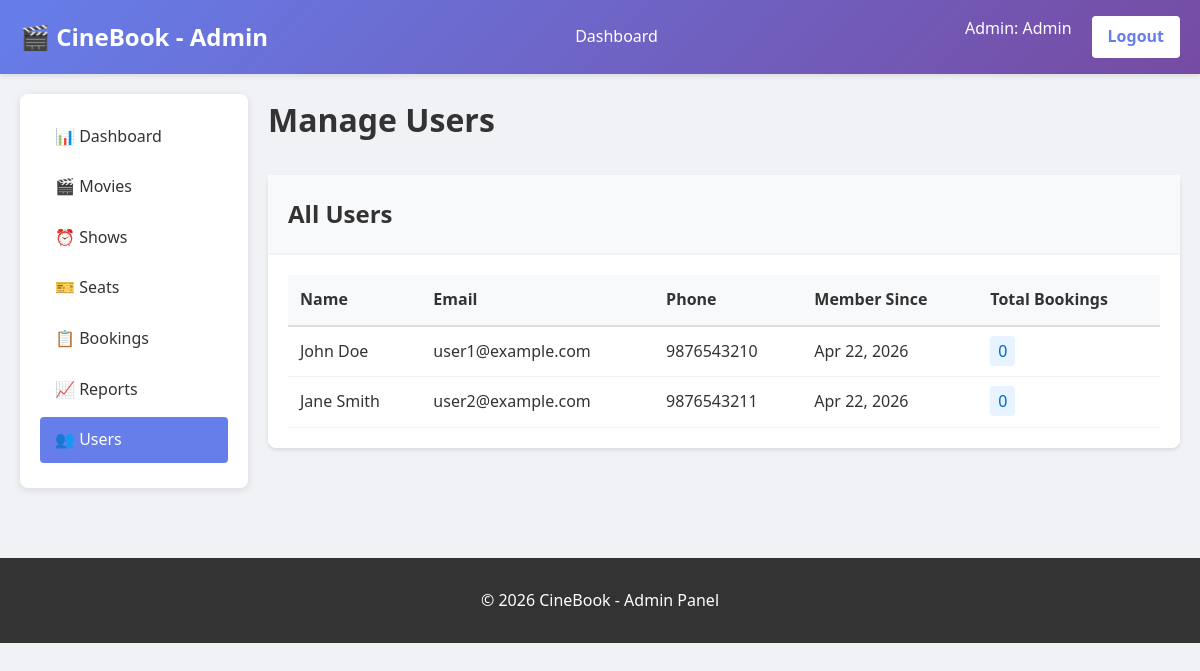
Screenshot of /admin/manage-users.php (signed in) with the database file from the repository.
### tables this page shows
CREATE TABLE IF NOT EXISTS users (
    user_id INT PRIMARY KEY AUTO_INCREMENT,
    email VARCHAR(100) UNIQUE NOT NULL,
    password VARCHAR(255) NOT NULL,
    first_name VARCHAR(50) NOT NULL,
    last_name VARCHAR(50) NOT NULL,
    phone VARCHAR(15),
    user_type ENUM('user', 'admin') DEFAULT 'user',
    created_at TIMESTAMP DEFAULT CURRENT_TIMESTAMP,
    updated_at TIMESTAMP DEFAULT CURRENT_TIMESTAMP ON UPDATE CURRENT_TIMESTAMP
);

### includes/functions.php (called while the page is built, shortened)
<?php
function format_date($date) {
    return date('M d, Y', strtotime($date));
}
?>

### admin/manage-users.php (the view, shortened to what this page needs)
<?php
require_once '../config/config.php';
require_once '../includes/functions.php';
$users_query = "SELECT u.* FROM users u WHERE u.user_type = 'user' ORDER BY u.created_at DESC";
$users = $conn->query($users_query)->fetch_all(MYSQLI_ASSOC);
?>
<!DOCTYPE html>
<html lang="en">
<head>
    <link rel="stylesheet" href="../css/style.css">
</head>
<body>
    <header>
        <nav>
            <div class="logo">🎬 CineBook - Admin</div>
            <ul class="nav-links">
                <li><a href="dashboard.php">Dashboard</a></li>
            </ul>
            <div class="auth-buttons">
                <span style="color: white; margin-right: 10px;">
                    Admin: <?php echo htmlspecialchars($_SESSION['first_name']); ?>
                </span>
                <a href="../pages/logout.php">Logout</a>
            </div>
        </nav>
    </header>
    <main class="container">
        <div class="admin-container">
            <div class="admin-sidebar">
                <ul class="admin-menu">
                    <li><a href="dashboard.php">📊 Dashboard</a></li>
                    <li><a href="manage-movies.php">🎬 Movies</a></li>
                    <li><a href="manage-shows.php">⏰ Shows</a></li>
                    <li><a href="manage-seats.php">🎫 Seats</a></li>
                    <li><a href="view-bookings.php">📋 Bookings</a></li>
                    <li><a href="reports.php">📈 Reports</a></li>
                    <li><a href="manage-users.php" class="active">👥 Users</a></li>
                </ul>
            </div>
            <div>
                <h1 style="color: #333; margin-bottom: 30px;">Manage Users</h1>
                <div class="card">
                    <div class="card-header">
                        <h2>All Users</h2>
                    </div>
                    <?php if(!empty($users)): ?>
                        <table class="table">
                            <thead>
                                <tr>
                                    <th>Name</th>
                                    <th>Email</th>
                                    <th>Phone</th>
                                    <th>Member Since</th>
                                    <th>Total Bookings</th>
                                </tr>
                            </thead>
                            <tbody>
                                <?php foreach($users as $user):
                                    $booking_count = $conn->query("SELECT COUNT(*) as count FROM bookings WHERE user_id = " . $user['user_id'])->fetch_assoc()['count'];
                                ?>
                                    <tr>
                                        <td><?php echo htmlspecialchars($user['first_name'] . ' ' . $user['last_name']); ?></td>
                                        <td><?php echo htmlspecialchars($user['email']); ?></td>
                                        <td><?php echo htmlspecialchars($user['phone'] ?? 'N/A'); ?></td>
                                        <td><?php echo format_date($user['created_at']); ?></td>
                                        <td>
                                            <span style="background-color: #e7f3ff; color: #0066cc; padding: 4px 8px; border-radius: 4px;">
                                                <?php echo $booking_count; ?>
                                            </span>
                                        </td>
                                    </tr>
                                <?php endforeach; ?>
                            </tbody>
                        </table>
                    <?php else: ?>
                        <p style="padding: 20px; text-align: center; color: #999;">No users found</p>
                    <?php endif; ?>
                </div>
            </div>
        </div>
    </main>
    <footer>
        <p>&copy; 2026 CineBook - Admin Panel</p>
    </footer>
</body>
</html>

### css/style.css (style rules this page uses)
* { margin: 0; padding: 0; box-sizing: border-box; }
body { font-family: 'Segoe UI', Tahoma, Geneva, Verdana, sans-serif; background-color: #f0f2f5; color: #333; line-height: 1.6; }
header { background: linear-gradient(135deg, #667eea 0%, #764ba2 100%); color: white; padding: 1rem 0; box-shadow: 0 2px 5px rgba(0,0,0,0.1); }
nav { max-width: 1200px; margin: 0 auto; padding: 0 20px; display: flex; justify-content: space-between; align-items: center; }
.logo { font-size: 24px; font-weight: bold; }
.nav-links { display: flex; gap: 20px; list-style: none; }
.nav-links a { color: white; text-decoration: none; padding: 8px 12px; border-radius: 4px; transition: background-color 0.3s; }
.auth-buttons { display: flex; gap: 10px; }
.auth-buttons a, .auth-buttons button { background-color: white; color: #667eea; border: none; padding: 8px 16px; border-radius: 4px; cursor: pointer; text-decoration: none; font-weight: 600; transition: all 0.3s; }
.container { max-width: 1200px; margin: 0 auto; padding: 20px; }
.card { background: white; border-radius: 8px; box-shadow: 0 2px 4px rgba(0,0,0,0.1); padding: 20px; margin-bottom: 20px; }
.card-header { border-bottom: 2px solid #f0f2f5; margin: -20px -20px 20px -20px; padding: 20px; background-color: #f8f9fa; }
.card-header h2 { margin: 0; color: #333; }
.table { width: 100%; border-collapse: collapse; background: white; }
.table thead { background-color: #f8f9fa; }
.table th { padding: 12px; text-align: left; font-weight: 600; border-bottom: 2px solid #ddd; color: #333; }
.table td { padding: 12px; border-bottom: 1px solid #f0f2f5; }
footer { background-color: #333; color: white; padding: 30px 20px; margin-top: 50px; text-align: center; }
.admin-container { display: grid; grid-template-columns: 1fr 4fr; gap: 20px; }
.admin-sidebar { background: white; border-radius: 8px; padding: 20px; height: fit-content; box-shadow: 0 2px 8px rgba(0,0,0,0.1); }
.admin-menu { list-style: none; }
.admin-menu li { margin-bottom: 5px; }
.admin-menu a { display: block; padding: 10px 15px; border-radius: 4px; text-decoration: none; color: #333; transition: all 0.3s; }
.admin-menu a:hover, .admin-menu a.active { background-color: #667eea; color: white; }

### rows the page displays
users: first_name+last_name "John Doe", email "user1@example.com", phone "9876543210", created_at "Apr 22, 2026", booking_count "0"
users: first_name+last_name "Jane Smith", email "user2@example.com", phone "9876543211", created_at "Apr 22, 2026", booking_count "0"

### other values shown
$_SESSION['first_name'] "Admin"
